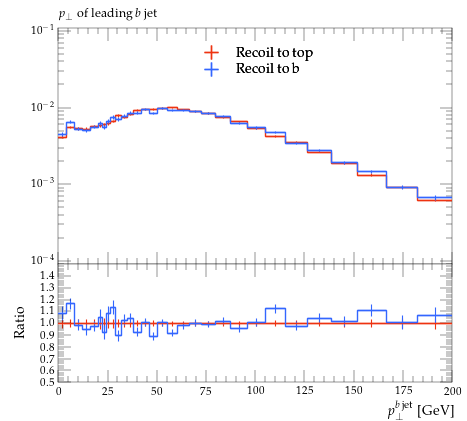

The Python source for this figure:
#! /usr/bin/env python

# This Python script was auto-generated using YODA v2.0.2.
# Analysis object: /MC_HFJETS/ptBJetLead
# Timestamp: 30-07-2026 (15:57:45)

import matplotlib as mpl
import matplotlib.pyplot as plt
mpl.use('Agg') # comment out for interactive use
import os
import numpy as np

plotDir = os.path.split(os.path.realpath(__file__))[0]
if 'YODA_USER_PLOT_PATH' in globals():
    plot_outdir = globals()['YODA_USER_PLOT_PATH']
else:
    plot_outdir = plotDir

#plot style
plt.style.use(os.path.join(plotDir, '../default.mplstyle'))
# plot metadata
figW, figH = plt.rcParams['figure.figsize']
ax_xLabel = r'$p_\perp^{b\,\mathrm{jet}}$ [GeV]'
ax_yLabel = r''
ax_title  = r'$p_\perp$ of leading $b$ jet'
ax_xScale = 'linear'
ax_yScale = 'log'
xLims = (0.0, 200.0)
yLims = (9e-05, 0.11000000000000001)

# TeX-friendly labels for the legend
labels = {
    'legend' : ([ r"Recoil to top", r"Recoil to b" ], r""),
}

# Adjust canvas width and height
canvasW = 10.0
canvasH = 9.0
figW *= canvasW/10.
figH *= canvasH/9.

# Create figure and axis objects
fig, (ax, ratio0_ax) = plt.subplots(2, 1, sharex=True,
                  figsize=(figW,figH), gridspec_kw={'height_ratios': (6.0, 3.0)})

# Set figure margins
plt.subplots_adjust(
    left   = 1.0 * plt.rcParams['figure.subplot.left'],
    right  = 1.0 * plt.rcParams['figure.subplot.right'],
    top    = 1.0 * plt.rcParams['figure.subplot.top'],
    bottom = 1.0 * plt.rcParams['figure.subplot.bottom'])

ratio0_ax.yaxis.set_major_locator(mpl.ticker.MultipleLocator(0.1))
ratio0_ax.set_ylim(0.5, 1.4999)
ratio0_ax.set_ylabel('Ratio')

# the numerical data is stored in a separate file
dataf = dict()
prefix = os.path.split(__file__)[0]
if prefix:    prefix = prefix + '/'
exec(open(prefix+'ptBJetLead__data.py').read(), dataf)


legend_handles = dict() # keep track of handles for the legend

# style options for curves
# starts at zorder>=5 to draw curve on top of legend
styles = {
  'recoil_t': {
    'color' : '#EE3311',
    'linestyle' : '-',
    'linewidth' : 1,
    'marker' : 'none',
    'markersize' : 2,
    'capsize' : 0.0,
    'zorder' : 5,
    'histstyle' : 1,
    'drawstyle' : 'steps-pre',
    'xerrorbars' : 1,
    'yerrorbars' : 1,
    'fillcolor' : None,
    'fillopacity' : 1.0,
    'ratio0_linestyle' : '-',
    'ratio0_linewidth' : 1,
    'ratio0_marker' : 'none',
    'ratio0_markersize' : 2,
    'ratio0_capsize' : 0.0,
    'ratio0_zorder' : 5,
    'ratio0_histstyle' : 1,
    'ratio0_drawstyle' : 'steps-pre',
    'ratio0_xerrorbars' : 1,
    'ratio0_yerrorbars' : 1,
  },
  'recoil_b': {
    'color' : '#3366FF',
    'linestyle' : '-',
    'linewidth' : 1,
    'marker' : 'none',
    'markersize' : 2,
    'capsize' : 0.0,
    'zorder' : 6,
    'histstyle' : 1,
    'drawstyle' : 'steps-pre',
    'xerrorbars' : 1,
    'yerrorbars' : 1,
    'fillcolor' : None,
    'fillopacity' : 1.0,
    'ratio0_linestyle' : '-',
    'ratio0_linewidth' : 1,
    'ratio0_marker' : 'none',
    'ratio0_markersize' : 2,
    'ratio0_capsize' : 0.0,
    'ratio0_zorder' : 6,
    'ratio0_histstyle' : 1,
    'ratio0_drawstyle' : 'steps-pre',
    'ratio0_xerrorbars' : 1,
    'ratio0_yerrorbars' : 1,
  },
}

# curve from input yoda files in main panel
for label, yvals in dataf['yvals'].items():
    if all(np.isnan(v) for v in dataf['yvals'][label]):
        continue
    tmp = None
    if styles[label]['histstyle']: # draw as histogram
        xpos = dataf['xedges'][label] if styles[label]['drawstyle'] else dataf['xpoints'][label]
        ypos = np.insert(yvals, 0, yvals[0]) if styles[label]['drawstyle'] else yvals
        if styles[label]['fillcolor']: # fill area below curve
            ax.fill_between(xpos, ypos, step='pre',
                            color=styles[label]['fillcolor'],
                            alpha=styles[label]['fillopacity'])
        tmp, = ax.plot(xpos, ypos,
                       color=styles[label]['color'],
                       linestyle=styles[label]['linestyle'],
                       linewidth=styles[label]['linewidth'],
                       drawstyle=styles[label]['drawstyle'], solid_joinstyle='miter',
                       zorder=styles[label]['zorder'], label=label)
    tmp = ax.errorbar(dataf['xpoints'][label], yvals,
                      xerr=np.array(dataf['xerrs'][label])*styles[label]['xerrorbars'],
                      yerr=np.array(dataf['yerrs'][label])*styles[label]['yerrorbars'],
                      fmt=styles[label]['marker'], capsize=styles[label]['capsize'],
                      markersize=styles[label]['markersize'],
                      ecolor=styles[label]['color'],
                      color=styles[label]['color'], zorder=styles[label]['zorder'])
    tmp[-1][0].set_linestyle(styles[label]['linestyle'])
    tmp[-1][0].set_linewidth(styles[label]['linewidth'])
    if label in dataf['add_legend_handle']:  legend_handles[label] = tmp
    for varLabel in dataf['variation_yvals'].keys():
        if varLabel.startswith(label):
            tmp, = ax.plot(dataf['xedges'][label], dataf['variation_yvals'][varLabel],
                           color=styles[label]['color'],
                           linestyle=styles[label]['linestyle'],
                           linewidth=styles[label]['linewidth'],
                           drawstyle='steps-pre', solid_joinstyle='miter',
                           zorder=styles[label]['zorder'], alpha=0.5)


# plots on ratio panel
# curve from input yoda files in ratio panel
for label, yvals in dataf['ratio0_yvals'].items():
    if all(np.isnan(v) for v in yvals):
        continue
    if styles[label]['ratio0_histstyle']: # plot as histogram
        xpos = dataf['xedges']['recoil_t'] if styles[label]['ratio0_drawstyle'] else dataf['xpoints']['recoil_t']
        ypos = np.insert(yvals, 0, yvals[0]) if styles[label]['ratio0_drawstyle'] else yvals
        ratio0_ax.plot(xpos, ypos,
                       color=styles[label]['color'],
                       linewidth=styles[label]['linewidth'],
                       linestyle=styles[label]['ratio0_linestyle'],
                       drawstyle=styles[label]['ratio0_drawstyle'], zorder=styles[label]['zorder'],
                       solid_joinstyle='miter')
    tmp = ratio0_ax.errorbar(dataf['xpoints']['recoil_t'], yvals,
                             xerr=np.array(dataf['ref_xerrs'])*styles[label]['ratio0_xerrorbars'],
                             yerr=np.array(dataf['ratio0_yerrs'][label])*styles[label]['ratio0_yerrorbars'],
                             fmt=styles[label]['ratio0_marker'], capsize=styles[label]['ratio0_capsize'],
                             markersize=styles[label]['ratio0_markersize'],
                             ecolor=styles[label]['color'],
                             color=styles[label]['color'])
    tmp[-1][0].set_linestyle(styles[label]['ratio0_linestyle'])
    tmp[-1][0].set_linewidth(styles[label]['ratio0_linewidth'])

    for varlabel in dataf['ratio0_variation_vals'].keys():
        if varlabel.startswith(label):
            ratio0_ax.plot(dataf['xedges']['recoil_t'],
                            dataf['ratio0_variation_vals'][varlabel],
                            color=styles[label]['color'],
                            linestyle=styles[label]['linestyle'],
                            linewidth=styles[label]['linewidth'],
                            drawstyle='steps-pre', solid_joinstyle='miter',
                            zorder=1, alpha=0.5)

legend_items = list(legend_handles.values())
ax.add_artist(ax.legend(legend_items,
                        labels['legend'][0],
                        title=labels['legend'][1],
                        alignment='left',
                        loc='upper center',
                        bbox_to_anchor=(0.5, 0.97)))

# set plot metadata as defined above
ratio0_ax.set_xlabel(ax_xLabel)
ratio0_ax.xaxis.set_label_coords(1., -0.15)
ax.set_ylabel(ax_yLabel, ha='right', va='top')
ax.yaxis.set_label_coords(-0.11, 1.0)
ax.set_title(ax_title, loc='left')
ax.set_xscale(ax_xScale)
ax.set_yscale(ax_yScale)
ax.set_xlim(xLims)
ax.set_ylim(yLims)

# tick formatting
plt.rcParams['xtick.top'] = True
plt.rcParams['ytick.right'] = True
ax.yaxis.set_major_locator(mpl.ticker.LogLocator(base=10.0, numticks=np.inf))
ax.yaxis.set_minor_locator(mpl.ticker.LogLocator(
                           base=10.0, subs=np.arange(0.1, 1, 0.1), numticks=np.inf))
fig.align_ylabels((ax, ratio0_ax))
plt.savefig(os.path.join(plot_outdir, 'ptBJetLead.pdf'), format='PDF')
plt.savefig(os.path.join(plot_outdir, 'ptBJetLead.png'), format='PNG')

plt.close(fig)
